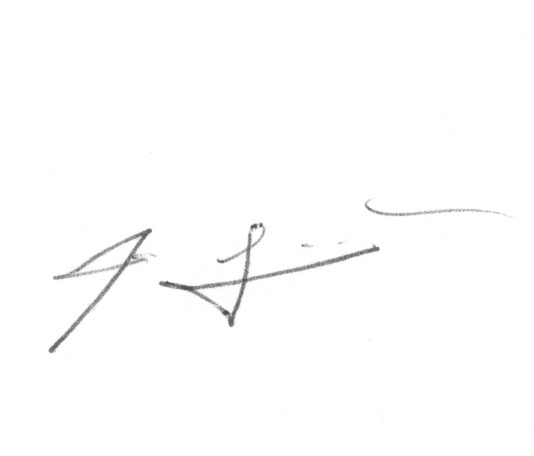
#> input picture temp_test_37c669d5-8436-4827-b76d-12a759a9a012.png, 534 x 456 px
$ python -i preprocess.py   (imports and definitions only)
#> lines starting #> are read from the running program, lines starting #| are printed output that depends on the picture; after the words box and inside, x2 and y2 are one past the last pixel; in counts of white or black regions, pixels touching at a corner belong together
import cv2
import numpy as np

IMG_WIDTH = 220
IMG_HEIGHT = 155

def preprocess_image(image_path):
    """
    Preprocess a signature image for Siamese network.

    Steps:
    1. Read grayscale
    2. Resize
    3. Otsu Threshold (binarization)
    4. Gaussian blur
    5. Normalize
    6. Add channel dimension
    """

    # 1️⃣ Read image in grayscale
    img = cv2.imread(image_path, cv2.IMREAD_GRAYSCALE)
#> img is the input picture: shape (456, 534); min 71, max 255, mean 253.3

    if img is None:
        raise ValueError(f"Could not load image: {image_path}")

    # 2️⃣ Resize
    img = cv2.resize(img, (IMG_WIDTH, IMG_HEIGHT))
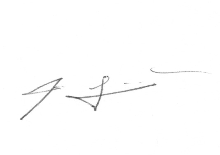
#> img: shape (155, 220); min 78, max 255, mean 253.3

    # 3️⃣ Otsu Thresholding (enhances signature strokes)
    _, img = cv2.threshold(
        img,
        0,
        255,
        cv2.THRESH_BINARY + cv2.THRESH_OTSU
    )
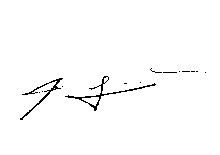
#> img: shape (155, 220); 98.5% white; black in thin lines or dots, all inside (x1, y1, x2, y2) = (20, 68, 206, 120)

    # 4️⃣ Light Gaussian blur (smooth edges slightly)
    img = cv2.GaussianBlur(img, (3, 3), 0)
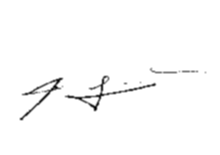
#> img: shape (155, 220); min 0, max 255, mean 251.2

    # 5️⃣ Normalize pixel values to [0,1]
    img = img.astype("float32") / 255.0

    # 6️⃣ Add channel dimension (H, W, 1)
    img = np.expand_dims(img, axis=-1)

    return img

>>> result = preprocess_image('../temp_test_37c669d5-8436-4827-b76d-12a759a9a012.png')

$ run again, on temp_ref_064fd8ef-f1a0-47e2-afc5-c77727a7e3e2.png
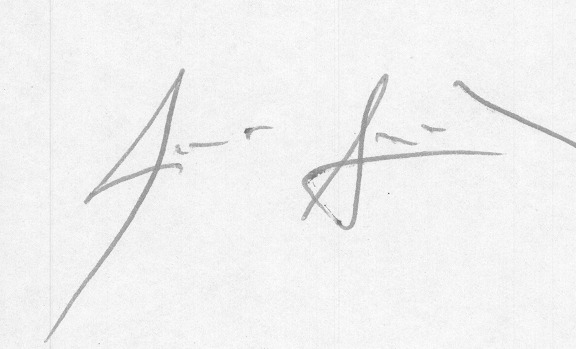
#> input picture temp_ref_064fd8ef-f1a0-47e2-afc5-c77727a7e3e2.png, 576 x 349 px
#> in preprocess_image, img is the input picture: shape (349, 576); min 92, max 255, mean 241.1
#> in preprocess_image, `_, img = cv2.threshold( img, 0, 255, cv2.THRESH_BINARY + cv2.THRESH_OT..`:
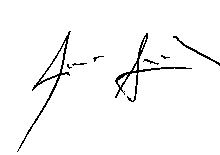
#> img: shape (155, 220); 96.9% white; black in thin lines or dots, all inside (x1, y1, x2, y2) = (17, 31, 220, 152)
#> in preprocess_image, `img = cv2.GaussianBlur(img, (3, 3), 0)`:
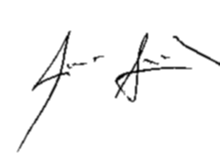
#> img: shape (155, 220); min 0, max 255, mean 247.1
